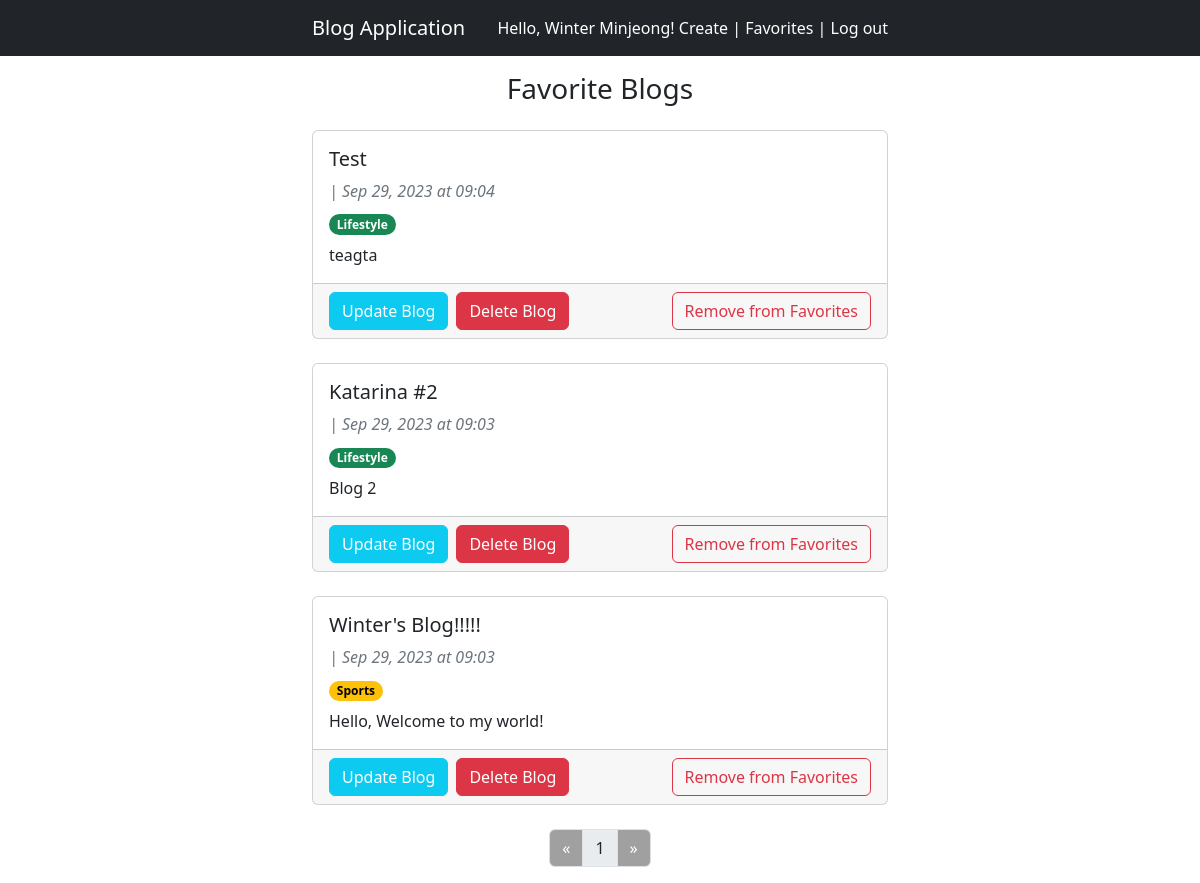
Page /favorites/ (signed in) on the committed database.
### blog/models.py (models this page shows, shortened)
class Blog(models.Model):
    user = models.ForeignKey(User, on_delete=models.CASCADE, default = None)
    title = models.CharField(max_length=200)
    category = models.CharField(max_length=200)
    content = models.CharField(max_length=1000)
    created_at = models.DateTimeField('created_at', auto_now_add=True)

### blog/views.py (the view)
# urls.py: path('favorites/', views.favorites, name = 'favorites'),
@login_required(login_url='login')
def favorites(request):
    template = 'blog/favorites.html'
    path = request.path
    per_page = 5
    try:
        page_number = int(request.GET.get('page'))
    except (ValueError, TypeError) as _:
        page_number = 1
    blogs = Blog.objects.filter(favorite__isnull=False, favorite__user_id = request.user).order_by('-created_at')
    offset = page_number * per_page - per_page
    limit = page_number * per_page
    total = len(blogs)
    result = blogs[offset:limit]
    context = {
        'blogs': result,
        'page': page_number,
        'total': total,
        'range': range(1, math.ceil(total / per_page) + 1),
        'current_url': path
    }
    return render(request, template, context)

### blog/templatetags/tags.py (called while the page is built)
@register.filter('format_title')
def format_title(title):
    if len(title) > 100:
        return title[:100] + "..."
    return title

@register.filter('format_content')
def format_content(content):
    if len(content) > 100:
        return content[:100] + "..."
    return content

@register.filter('get_previous_page')
def get_previous_page(page):
    if page == 1:
        return page
    return int(page) - 1

@register.filter('get_next_page')
def get_next_page(page, total):
    if page >= len(total):
        return page
    return int(page) + 1

@register.filter('get_color')
def get_color(key):
    category =  {
        'Lifestyle': 'text-bg-success',
        'K-pop': 'text-bg-danger',
        'Sports': 'text-bg-warning',
        'Politics': 'text-bg-info',
        'Entertainment': 'text-bg-secondary',
    }
    return category.get(key, 'text-bg-secondary')

### blog/templates/blog/favorites.html (shortened to what this page needs)
{% extends 'base.html' %}
{% load tags %}
{% block content %}
<h3 class="mb-4 text-center">Favorite Blogs</h3>
{% for blog in blogs %}
<div class="card mb-4">
    <div class="card-body">
        <h5 class="card-title">
            <a href="{% url 'blog-details' blog.id %}" class="text-decoration-none text-dark">
                {{ blog.title|format_title }}
            </a>
        </h5>
        <div class="mb-2">
            <span class="fst-italic fs-6 text-muted">{{ blog.author }} | </span>
            <span class="fst-italic fs-6 text-muted">
                {{ blog.created_at|date:"M d, Y" }} at {{blog.created_at|time:"H:i"}}
            </span>
        </div>
        <div class="mb-2">
            <span class="badge rounded-pill {{ blog.category|get_color }}">{{ blog.category }}</span>
        </div>
        <p class="card-text">{{ blog.content|format_content}}</p>
    </div>
    <div class="card-footer d-flex justify-content-between">
        <div class="d-flex justify-content-between">
            <a href="{% url 'update' blog.id %}" class="btn btn-info text-white me-2">Update Blog</a>
            <form action="{% url 'delete' blog.id %}" method="DELETE">
                <button class="btn btn-danger">Delete Blog</button>
            </form>
        </div>
        <form action="{% url 'add_favorites' blog.id %}" method="POST">
            <button class="btn btn-outline-danger">Remove from Favorites</button>
        </form>
    </div>
</div>
{% endfor %}
{% if blogs|length != 0 %}
{% include 'blog/pagination.html' %}
{% endif %}
{% endblock %}

### templates/base.html (shortened to what this page needs)
{% load static %}
<!DOCTYPE html>
<html lang="en">
<head>
    <link href="https://cdn.jsdelivr.net/npm/bootstrap@5.2.3/dist/css/bootstrap.min.css" rel="stylesheet"
>
    <link rel="stylesheet" href="https://cdn.jsdelivr.net/npm/bootstrap-icons@1.11.1/font/bootstrap-icons.css">
    <link rel="stylesheet" href="{% static 'blog/style.css' %}">
</head>
<body>
    {% include 'navbar.html' %}
    <div class="mt-5 pt-4 custom-width mx-auto container">
        {% block content %}
        {% endblock %}
    </div>
</body>
</html>

### templates/navbar.html
<nav class="navbar navbar-dark navbar-expand-lg bg-dark fixed-top">
  <div class="mx-auto d-flex justify-content-between custom-width container">
    <a class="navbar-brand" href="{% url 'index' %}">Blog Application</a>
    {% if not request.user.is_anonymous %}
      <div>
        <span class="text-white">Hello, {{ request.user.first_name }} {{ request.user.last_name }}!</span>
        <a class="text-decoration-none text-white" href="{% url 'create' %}">Create</a>
        <span class="text-white"> | </span>
        <a class="text-decoration-none text-white" href="{% url 'favorites' %}">Favorites</a>
        <span class="text-white"> | </span>
        <a class="text-decoration-none text-white" href="{% url 'logout' %}">Log out</a>
      </div>
    {% else %}
      <div>
        <a class="text-decoration-none text-white" href="{% url 'login' %}">Log in</a>
        <span class="text-white"> | </span>
        <a class="text-decoration-none text-white" href="{% url 'signup' %}">Sign up</a>
      </div>
    {% endif %}
  </div>
</nav>

### blog/templates/blog/pagination.html
{% load tags %}
<nav aria-label="Page navigation example">
    <ul class="pagination justify-content-center">
        <li class="page-item">
            <a class="page-link {% if page == 1 %} pagination-disabled {% else %} text-white bg-dark {% endif %}" href="{{current_path}}?page={{page|get_previous_page}}" aria-label="Previous">
                <span aria-hidden="true">&laquo;</span>
            </a>
        </li>
        {% for i in range %}
        <li class="page-item">
            <a class="page-link text-dark {% if page == i %} active-link {% endif %}" href="{{current_path}}?page={{i}}">{{ i }}</a>
        </li>
        {% endfor %}
        <li class="page-item">
            <a class="page-link {% if page == range|length %} pagination-disabled {% else %} text-white bg-dark {% endif %}" href="{{current_path}}?page={{page|get_next_page:range}}" aria-label="Next">
                <span aria-hidden="true">&raquo;</span>
            </a>
        </li>
    </ul>
</nav>

### blog/static/blog/style.css (style rules this page uses)
.active-link { background-color: #e9ecef; }
.pagination-disabled { color: white; pointer-events: none; background-color: #A0A0A0 !important; }
.custom-width { width: 50%; }

### rows in the picture
Blog: title "Test", created_at "Sep 29, 2023", created_at "09:04", category "Lifestyle", content "teagta"
Blog: title "Katarina #2", created_at "Sep 29, 2023", created_at "09:03", category "Lifestyle", content "Blog 2"
Blog: title "Winter's Blog!!!!!", created_at "Sep 29, 2023", created_at "09:03", category "Sports", content "Hello, Welcome to my world!"

### other values in the picture
{{ request.user.first_name }} "Winter"
{{ request.user.last_name }} "Minjeong"
{{ i }} "1"
